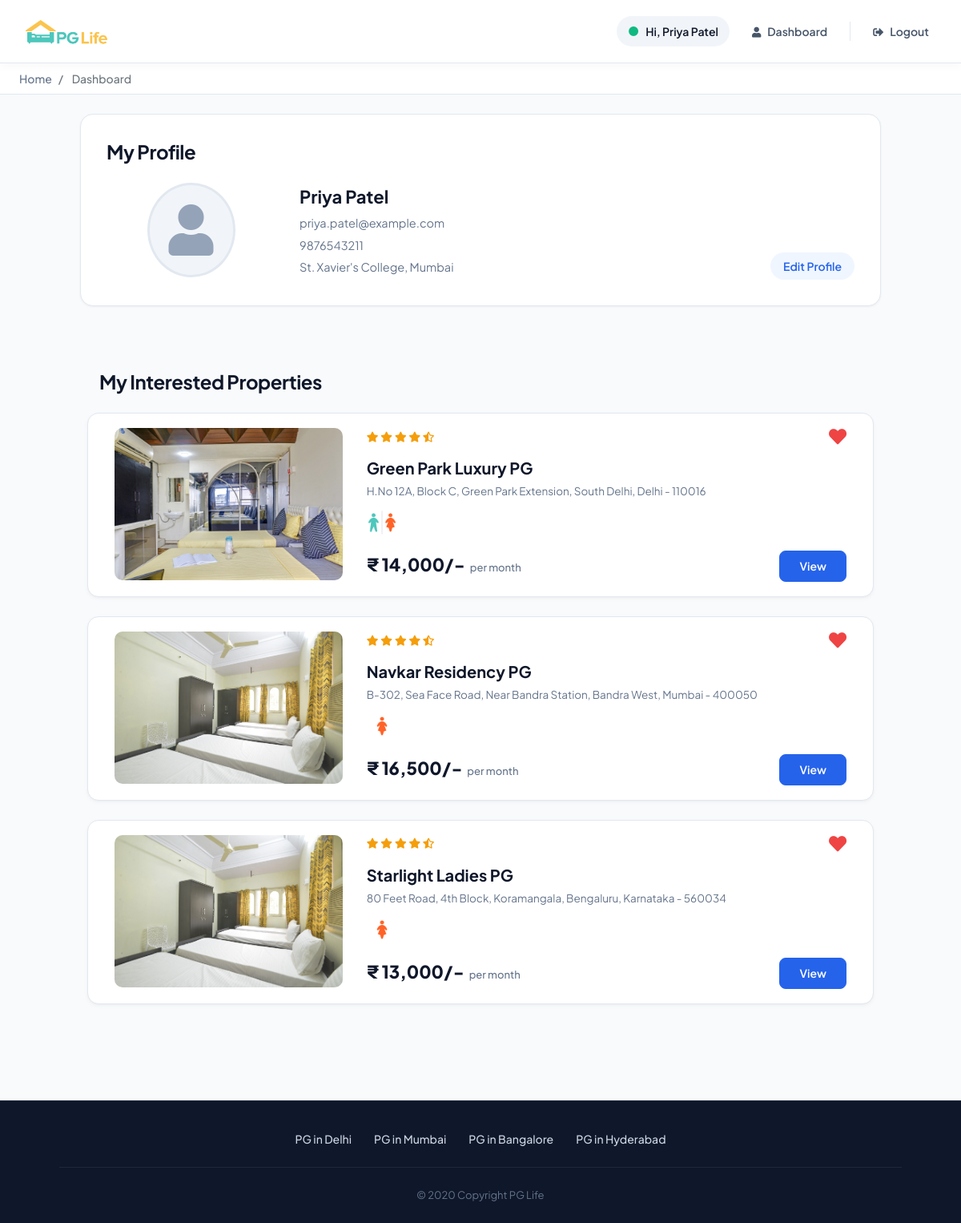
The app's page /dashboard.php (signed in) with its own data.
### tables this page shows
CREATE TABLE IF NOT EXISTS `users` (
  `id` INT AUTO_INCREMENT PRIMARY KEY,
  `full_name` VARCHAR(255) NOT NULL,
  `email` VARCHAR(255) NOT NULL UNIQUE,
  `password` VARCHAR(255) NOT NULL,
  `phone` VARCHAR(20) NOT NULL,
  `gender` ENUM('male', 'female', 'other') NOT NULL,
  `college_name` VARCHAR(255) DEFAULT NULL
);

CREATE TABLE IF NOT EXISTS `properties` (
  `id` INT AUTO_INCREMENT PRIMARY KEY,
  `name` VARCHAR(255) NOT NULL,
  `address` TEXT NOT NULL,
  `city_id` INT NOT NULL,
  `gender` ENUM('male', 'female', 'unisex') NOT NULL DEFAULT 'unisex',
  `rent` DECIMAL(10, 2) NOT NULL,
  `rating_clean` DECIMAL(2, 1) NOT NULL DEFAULT 0.0,
  `rating_food` DECIMAL(2, 1) NOT NULL DEFAULT 0.0,
  `rating_safety` DECIMAL(2, 1) NOT NULL DEFAULT 0.0,
  `description` TEXT DEFAULT NULL,
  FOREIGN KEY (`city_id`) REFERENCES `cities`(`id`) ON DELETE CASCADE
);

### dashboard.php (the view, shortened to what this page needs)
<?php
require "includes/database_connect.php";
$user_id = (int)$_SESSION['user_id'];
$stmt_1 = $conn->prepare("SELECT * FROM users WHERE id = ?");
$stmt_1->bind_param("i", $user_id);
$stmt_1->execute();
$result_1 = $stmt_1->get_result();
$user = mysqli_fetch_assoc($result_1);
$stmt_2 = $conn->prepare("SELECT p.*
            FROM interested_users_properties iup
            INNER JOIN properties p ON iup.property_id = p.id
            WHERE iup.user_id = ?");
$stmt_2->bind_param("i", $user_id);
$stmt_2->execute();
$result_2 = $stmt_2->get_result();
$interested_properties = $result_2 ? mysqli_fetch_all($result_2, MYSQLI_ASSOC) : array();
?>
<!DOCTYPE html>
<html lang="en">
<head>
    <?php
    include "includes/head_links.php";
    ?>
    <link href="css/property_list.css?v=<?= time() ?>" rel="stylesheet" />
    <link href="css/dashboard.css?v=<?= time() ?>" rel="stylesheet" />
</head>
<body>
    <?php
    include "includes/header.php";
    ?>
    <nav aria-label="breadcrumb">
        <ol class="breadcrumb py-2">
            <li class="breadcrumb-item">
                <a href="index.php">Home</a>
            </li>
            <li class="breadcrumb-item active" aria-current="page">
                Dashboard
            </li>
        </ol>
    </nav>
    <div class="my-profile page-container">
        <h1>My Profile</h1>
        <div class="row">
            <div class="col-md-3 profile-img-container">
                <i class="fas fa-user profile-img"></i>
            </div>
            <div class="col-md-9">
                <div class="row no-gutters justify-content-between align-items-end">
                    <div class="profile">
                        <div class="name"><?= htmlspecialchars($user['full_name']) ?></div>
                        <div class="email"><?= htmlspecialchars($user['email']) ?></div>
                        <div class="phone"><?= htmlspecialchars($user['phone']) ?></div>
                        <div class="college"><?= htmlspecialchars($user['college_name'] ?: 'Not Specified') ?></div>
                    </div>
                    <div class="edit">
                        <div class="edit-profile">Edit Profile</div>
                    </div>
                </div>
            </div>
        </div>
    </div>
    <?php
    if (count($interested_properties) > 0) {
    ?>
        <div class="my-interested-properties">
            <div class="page-container">
                <h1>My Interested Properties</h1>
                <?php
                foreach ($interested_properties as $property) {
                    $property_images = glob("img/properties/" . $property['id'] . "/*");
                    $image_src = (!empty($property_images)) ? $property_images[0] : "img/properties/1/1d4f0757fdb86d5f.jpg";
                ?>
                    <div class="property-card property-id-<?= $property['id'] ?> row">
                        <div class="image-container col-md-4">
                            <img src="<?= htmlspecialchars($image_src) ?>" alt="<?= htmlspecialchars($property['name']) ?>" />
                        </div>
                        <div class="content-container col-md-8">
                            <div class="row no-gutters justify-content-between">
                                <?php
                                $total_rating = ($property['rating_clean'] + $property['rating_food'] + $property['rating_safety']) / 3;
                                $total_rating = round($total_rating, 1);
                                ?>
                                <div class="star-container" title="<?= $total_rating ?>">
                                    <?php
                                    $rating = $total_rating;
                                    for ($i = 0; $i < 5; $i++) {
                                        if ($rating >= $i + 0.8) {
                                    ?>
                                            <i class="fas fa-star"></i>
                                        <?php
                                        } elseif ($rating >= $i + 0.3) {
                                        ?>
                                            <i class="fas fa-star-half-alt"></i>
                                        <?php
                                        } else {
                                        ?>
                                            <i class="far fa-star"></i>
                                    <?php
                                        }
                                    }
                                    ?>
                                </div>
                                <div class="interested-container">
                                    <i class="is-interested-image fas fa-heart" property_id="<?= $property['id'] ?>" title="Remove from favorites"></i>
                                </div>
                            </div>
                            <div class="detail-container">
                                <div class="property-name"><?= htmlspecialchars($property['name']) ?></div>
                                <div class="property-address"><?= htmlspecialchars($property['address']) ?></div>
                                <div class="property-gender">
                                    <?php
                                    if ($property['gender'] == "male") {
                                    ?>
                                        <img src="img/male.png" alt="Male">
                                    <?php
                                    } elseif ($property['gender'] == "female") {
                                    ?>
                                        <img src="img/female.png" alt="Female">
                                    <?php
                                    } else {
                                    ?>
                                        <img src="img/unisex.png" alt="Unisex">
                                    <?php
                                    }
                                    ?>
                                </div>
                            </div>
                            <div class="row no-gutters">
                                <div class="rent-container col-6">
                                    <div class="rent">₹ <?= number_format($property['rent']) ?>/-</div>
                                    <div class="rent-unit">per month</div>
                                </div>
                                <div class="button-container col-6">
                                    <a href="property_detail.php?property_id=<?= $property['id'] ?>" class="btn btn-primary">View</a>
                                </div>
                            </div>
                        </div>
                    </div>
                <?php
                }
                ?>
            </div>
        </div>
    <?php
    }
    ?>
    <?php
    include "includes/footer.php";
    ?>
</body>
</html>

### includes/head_links.php (shortened to what this page needs)
<link href="css/bootstrap.min.css" rel="stylesheet" />
<link href="https://use.fontawesome.com/releases/v5.11.2/css/all.css" rel="stylesheet" />
<link href="css/common.css?v=<?= time() ?>" rel="stylesheet" />

### includes/header.php (shortened to what this page needs)
<div class="header sticky-top">
    <nav class="navbar navbar-expand-md navbar-light">
        <a class="navbar-brand" href="index.php">
            <img src="img/logo.png" />
        </a>
        <div class="collapse navbar-collapse justify-content-end" id="my-navbar">
            <ul class="navbar-nav">
                <?php
                if (!isset($_SESSION["user_id"])) {
                ?>
                    <li class="nav-item">
                        <a class="nav-link" href="#" data-toggle="modal" data-target="#signup-modal">
                            <i class="fas fa-user"></i>Signup
                        </a>
                    </li>
                    <div class="nav-vl"></div>
                    <li class="nav-item">
                        <a class="nav-link" href="#" data-toggle="modal" data-target="#login-modal">
                            <i class="fas fa-sign-in-alt"></i>Login
                        </a>
                    </li>
                <?php
                } else {
                ?>
                    <div class='nav-name'>
                        Hi, <?php echo $_SESSION["full_name"] ?>
                    </div>
                    <li class="nav-item">
                        <a class="nav-link" href="dashboard.php">
                            <i class="fas fa-user"></i>Dashboard
                        </a>
                    </li>
                    <li class="nav-item">
                        <a class="nav-link" href="logout.php">
                            <i class="fas fa-sign-out-alt"></i>Logout
                        </a>
                    </li>
                <?php
                }
                ?>
            </ul>
        </div>
    </nav>
</div>

### includes/footer.php (shortened to what this page needs)
<div class="footer">
    <div class="page-container footer-container">
        <div class="footer-cities">
            <div class="footer-city">
                <a href="property_list.php?city=Delhi">PG in Delhi</a>
            </div>
            <div class="footer-city">
                <a href="property_list.php?city=Mumbai">PG in Mumbai</a>
            </div>
            <div class="footer-city">
                <a href="property_list.php?city=Bangalore">PG in Bangalore</a>
            </div>
            <div class="footer-city">
                <a href="property_list.php?city=Hyderabad">PG in Hyderabad</a>
            </div>
        </div>
        <div class="footer-copyright">© 2020 Copyright PG Life </div>
    </div>
</div>

### css/common.css (style rules this page uses)
* { box-sizing: border-box; }
html, body { height: 100%; margin: 0; padding: 0; }
body { display: flex; flex-direction: column; min-height: 100vh; color: #1e293b; font-family: 'Plus Jakarta Sans', -apple-system, BlinkMacSystemFont, 'Segoe UI', Roboto, sans-serif; font-size: 15px; line-height: 1.6; background-color: #f8fafc; }
h1, h2, h3, h4, h5, h6 { font-weight: 700; color: #0f172a; letter-spacing: -0.02em; }
h1 { font-size: 32px; margin-bottom: 24px; }
.btn-primary { background-color: #2563eb; border-color: #2563eb; color: #ffffff; font-weight: 600; border-radius: 8px; padding: 10px 20px; transition: all 0.2s ease-in-out; }
.breadcrumb { background-color: #ffffff; font-size: 14px; font-weight: 500; border-bottom: 1px solid #e2e8f0; border-radius: 0px; padding: 12px 24px; margin-bottom: 0px; }
.breadcrumb a { color: #64748b; text-decoration: none; transition: color 0.2s; }
.page-container { max-width: 1000px; width: 100%; padding: 48px 24px; margin: 0 auto; flex: 1 0 auto; }
.header { background-color: #ffffff; border-bottom: 1px solid #e2e8f0; box-shadow: 0 2px 12px rgba(0, 0, 0, 0.04); z-index: 1030; }
.header .navbar { max-width: 1200px; margin: 0 auto; padding: 12px 24px; }
.header .navbar .navbar-brand img { height: 44px; transition: transform 0.2s ease; }
.header .nav-item .nav-link { font-weight: 600; font-size: 14px; color: #475569 !important; padding: 8px 16px; border-radius: 6px; transition: all 0.2s ease; }
.header .navbar .nav-item i { margin-right: 8px; font-size: 13px; }
.header .nav-name { font-weight: 600; font-size: 14px; color: #0f172a; background-color: #f1f5f9; padding: 6px 14px; border-radius: 20px; margin: auto 12px; display: inline-flex; align-items: center; }
.header .nav-name::before { content: "●"; color: #10b981; font-size: 16px; margin-right: 8px; }
.footer { margin-top: auto; background-color: #0f172a; color: #94a3b8; font-size: 14px; border-top: 1px solid #1e293b; }
.footer-container { max-width: 1100px; margin: 0 auto; padding: 36px 24px 24px; }
.footer-cities { display: flex; flex-wrap: wrap; justify-content: center; gap: 28px; }
.footer-city a { color: #cbd5e1; text-decoration: none; font-weight: 500; transition: color 0.2s ease; }
.footer-copyright { color: #64748b; text-align: center; padding-top: 24px; font-size: 13px; border-top: 1px solid #1e293b; margin-top: 24px; }

### css/property_list.css (style rules this page uses)
.property-card { background-color: #ffffff; border: 1px solid #e2e8f0; border-radius: 14px; padding: 18px; margin-bottom: 24px; box-shadow: 0 2px 6px -1px rgba(0, 0, 0, 0.05), 0 1px 4px -2px rgba(0, 0, 0, 0.05); transition: all 0.25s cubic-bezier(0.16, 1, 0.3, 1); }
.image-container { text-align: center; overflow: hidden; border-radius: 10px; }
.image-container img { width: 100%; height: 190px; object-fit: cover; border-radius: 10px; transition: transform 0.3s ease; }
.star-container { display: inline-flex; align-items: center; }
.star-container i { color: #f59e0b; font-size: 13px; margin-right: 3px; }
.interested-container { display: flex; align-items: center; gap: 8px; }
.interested-container i { color: #ef4444; font-size: 22px; cursor: pointer; transition: transform 0.2s cubic-bezier(0.175, 0.885, 0.32, 1.275); }
.detail-container { padding: 12px 0 16px; }
.property-name { font-size: 20px; font-weight: 700; color: #0f172a; margin-bottom: 4px; }
.property-address { color: #64748b; font-size: 13.5px; line-height: 1.4; margin-bottom: 10px; }
.property-gender img { width: 38px; height: 38px; }
.rent-container { display: flex; align-items: baseline; gap: 6px; }
.rent { font-size: 22px; font-weight: 800; color: #0f172a; }
.rent-unit { color: #64748b; font-size: 13px; font-weight: 500; }
.button-container .btn { font-size: 14px; font-weight: 600; border-radius: 8px; padding: 8px 24px; float: right; }

### dashboard.php (style rules this page uses)
.is-interested-image { cursor: pointer; color: #e74c3c; font-size: 20px; }

### records on screen
users: full_name "Priya Patel", email "priya.patel@example.com", phone "9876543211", college_name "St. Xavier's College, Mumbai"
properties: shows a picture, name "Green Park Luxury PG", address "H.No 12A, Block C, Green Park Extension, South Delhi, Delhi - 110016", rent "14,000"
properties: name "Navkar Residency PG", address "B-302, Sea Face Road, Near Bandra Station, Bandra West, Mumbai - 400050", rent "16,500"
properties: name "Starlight Ladies PG", address "80 Feet Road, 4th Block, Koramangala, Bengaluru, Karnataka - 560034", rent "13,000"

### other values on screen
$_SESSION["full_name"] "Priya Patel"
